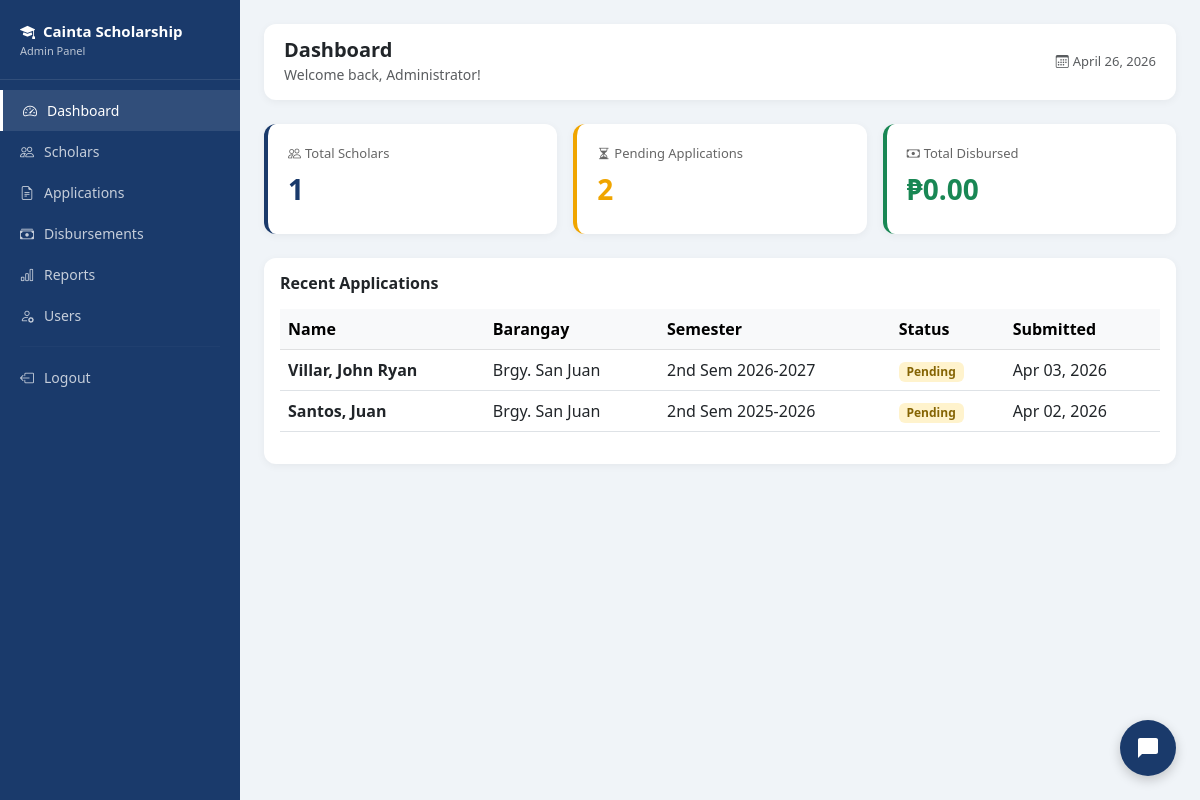
/admin/dashboard.php (signed in), run on an earlier commit of the app's database.
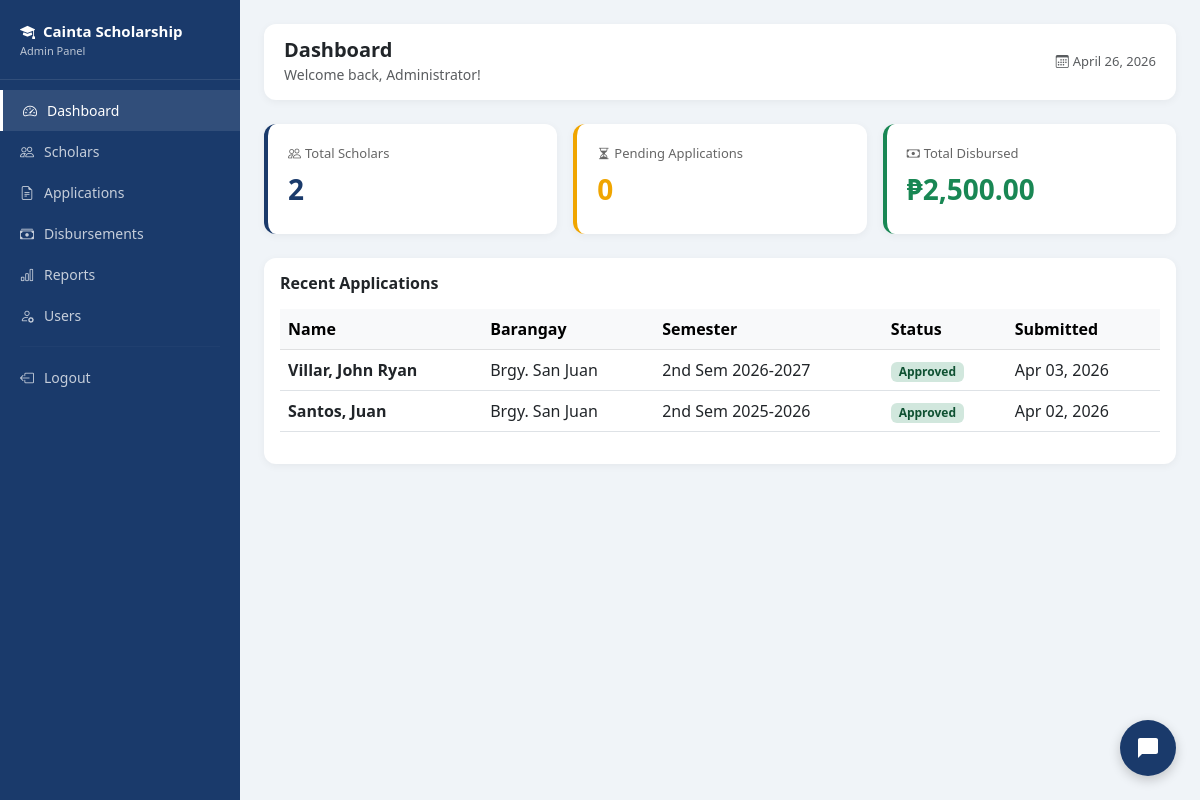
And on a later commit of the database.
### tables this page shows
CREATE TABLE `applications` (
  `application_id` int(11) NOT NULL,
  `scholar_id` int(11) NOT NULL,
  `school_year` varchar(20) DEFAULT NULL,
  `semester` enum('1st','2nd') DEFAULT NULL,
  `gwa` decimal(4,2) DEFAULT NULL,
  `monthly_income` decimal(10,2) DEFAULT NULL,
  `status` enum('pending','for_review','approved','rejected','incomplete') DEFAULT 'pending',
  `remarks` text DEFAULT NULL,
  `submitted_at` timestamp NOT NULL DEFAULT current_timestamp(),
  `father_name` varchar(100) DEFAULT NULL,
  `father_occupation` varchar(100) DEFAULT NULL,
  `mother_name` varchar(100) DEFAULT NULL,
  `mother_occupation` varchar(100) DEFAULT NULL
);

CREATE TABLE `students` (
  `student_id` int(11) NOT NULL,
  `first_name` varchar(50) NOT NULL,
  `last_name` varchar(50) NOT NULL,
  `middle_name` varchar(50) DEFAULT NULL,
  `email` varchar(100) NOT NULL,
  `password` varchar(255) NOT NULL,
  `contact_no` varchar(20) DEFAULT NULL,
  `address` text DEFAULT NULL,
  `barangay` varchar(100) DEFAULT NULL,
  `birthdate` date DEFAULT NULL,
  `gender` enum('Male','Female') DEFAULT NULL,
  `is_active` tinyint(4) DEFAULT 1,
  `created_at` timestamp NOT NULL DEFAULT current_timestamp()
);

### admin/dashboard.php (the view, shortened to what this page needs)
<?php
require_once '../includes/db.php';
$total_scholars = $pdo->query("SELECT COUNT(*) FROM scholars WHERE status='active'")->fetchColumn();
$total_applications = $pdo->query("SELECT COUNT(*) FROM applications WHERE status='pending'")->fetchColumn();
$total_disbursed = $pdo->query("SELECT SUM(amount) FROM disbursements WHERE status='released'")->fetchColumn();
$recent_apps = $pdo->query("
    SELECT a.*, s.first_name, s.last_name, s.barangay
    FROM applications a
    JOIN students s ON a.scholar_id = s.student_id
    ORDER BY a.submitted_at DESC LIMIT 5
")->fetchAll();
?>
<!DOCTYPE html>
<html lang="en">
<head>
    <link href="https://cdn.jsdelivr.net/npm/bootstrap@5.3.0/dist/css/bootstrap.min.css" rel="stylesheet">
    <link href="https://cdn.jsdelivr.net/npm/bootstrap-icons@1.10.0/font/bootstrap-icons.css" rel="stylesheet">
</head>
<body>
<div class="sidebar">
    <div class="sidebar-brand">
        <i class="bi bi-mortarboard-fill me-2"></i>Cainta Scholarship
        <small>Admin Panel</small>
    </div>
    <nav>
        <a href="dashboard.php" class="nav-link active"><i class="bi bi-speedometer2"></i> Dashboard</a>
        <a href="scholars.php" class="nav-link"><i class="bi bi-people"></i> Scholars</a>
        <a href="applications.php" class="nav-link"><i class="bi bi-file-earmark-text"></i> Applications</a>
        <a href="disbursements.php" class="nav-link"><i class="bi bi-cash-stack"></i> Disbursements</a>
        <a href="reports.php" class="nav-link"><i class="bi bi-bar-chart"></i> Reports</a>
        <a href="users.php" class="nav-link"><i class="bi bi-person-gear"></i> Users</a>
        <hr style="border-color: rgba(255,255,255,0.1); margin: 10px 20px;">
        <a href="../logout.php" class="nav-link"><i class="bi bi-box-arrow-left"></i> Logout</a>
    </nav>
</div>
<div class="main-content">
    <div class="topbar">
        <div>
            <h5 class="mb-0 fw-bold">Dashboard</h5>
            <small class="text-muted">Welcome back, <?= htmlspecialchars($_SESSION['full_name']) ?>!</small>
        </div>
        <div class="text-muted" style="font-size:13px;">
            <i class="bi bi-calendar3 me-1"></i><?= date('F d, Y') ?>
        </div>
    </div>
    <div class="row g-3 mb-4">
        <div class="col-md-4">
            <div class="stat-card" style="border-color: #1A3A6B;">
                <div class="stat-label"><i class="bi bi-people me-1"></i>Total Scholars</div>
                <div class="stat-value" style="color:#1A3A6B;"><?= $total_scholars ?></div>
            </div>
        </div>
        <div class="col-md-4">
            <div class="stat-card" style="border-color: #f0a500;">
                <div class="stat-label"><i class="bi bi-hourglass-split me-1"></i>Pending Applications</div>
                <div class="stat-value" style="color:#f0a500;"><?= $total_applications ?></div>
            </div>
        </div>
        <div class="col-md-4">
            <div class="stat-card" style="border-color: #198754;">
                <div class="stat-label"><i class="bi bi-cash me-1"></i>Total Disbursed</div>
                <div class="stat-value" style="color:#198754;">₱<?= number_format($total_disbursed ?? 0, 2) ?></div>
            </div>
        </div>
    </div>
    <div class="card">
        <div class="card-body">
            <h6 class="card-title fw-bold mb-3">Recent Applications</h6>
            <div class="table-responsive">
                <table class="table table-hover align-middle">
                    <thead class="table-light">
                        <tr>
                            <th>Name</th>
                            <th>Barangay</th>
                            <th>Semester</th>
                            <th>Status</th>
                            <th>Submitted</th>
                        </tr>
                    </thead>
                    <tbody>
                        <?php if(empty($recent_apps)): ?>
                        <tr><td colspan="5" class="text-center text-muted py-4">No applications yet.</td></tr>
                        <?php else: ?>
                        <?php foreach($recent_apps as $app): ?>
                        <tr>
                            <td><strong><?= htmlspecialchars($app['last_name'] . ', ' . $app['first_name']) ?></strong></td>
                            <td><?= htmlspecialchars($app['barangay']) ?></td>
                            <td><?= $app['semester'] ?> Sem <?= $app['school_year'] ?></td>
                            <td><span class="badge badge-<?= $app['status'] ?>"><?= ucfirst(str_replace('_', ' ', $app['status'])) ?></span></td>
                            <td><?= date('M d, Y', strtotime($app['submitted_at'])) ?></td>
                        </tr>
                        <?php endforeach; ?>
                        <?php endif; ?>
                    </tbody>
                </table>
            </div>
        </div>
    </div>
</div>
<?php include '../chatbot_widget.php'; ?>
</body>
</html>

What changed in the data, as far as the page shows it:
changed applications "Apr 03, 2026": status "Pending" → "Approved"
changed applications "Apr 02, 2026": status "Pending" → "Approved"
Also different on the page:
$total_scholars: "1" → "2"
$total_applications: "2" → "0"
$total_disbursed: "0.00" → "2,500.00"
